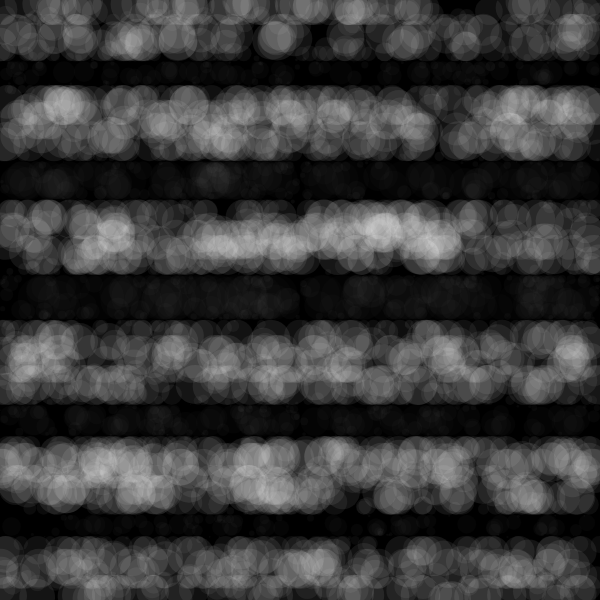
Frame 1 (no input)
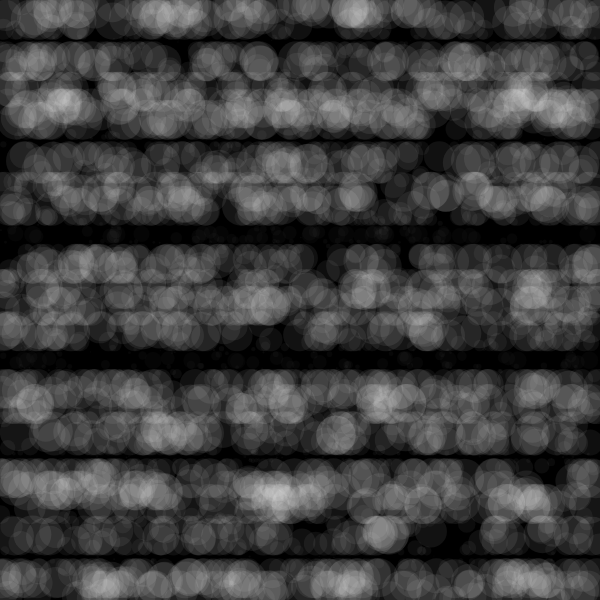
Frame 60 (no input)
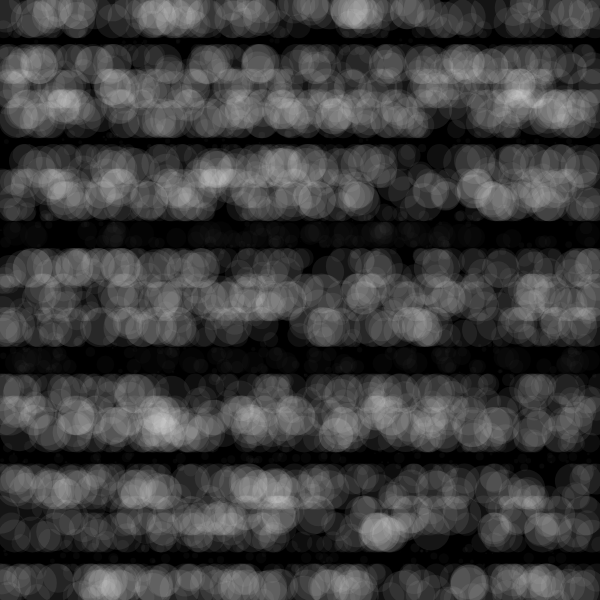
Frame 120 (the mouse pressed at the canvas centre since frame 60)

The p5.js sketch that drew these frames (run headless with seeded random() and noise() and a simulated clock; from frame 60 on, the mouse is pressed at the canvas centre):

// p5.js sketch
// ── sketch.js
//forked from  kyami 

let moverSystems = [];
let num = 10;
let cells, cols, rows;
let offset, margin;
let cellW, cellH;
let bg;
let graphics;


function setup() {
  w = 600;
  var canvas;
    if(windowWidth>=600 && windowHeight >=600){
      canvas = createCanvas(600, 600);
    }
    else{
      canvas = createCanvas(windowWidth, windowHeight - 100);
    }

  var x = (windowWidth - width) / 2;
  var y = (windowHeight - height) / 2;

  canvas.position(x, y);
  background(0);
  noStroke();
}


function draw() {
  let t = frameCount * 0.02;
  randomSeed(3);
  background(0);
  for (let i=0; i < 3000; i++) {
    let x = random(width); let y = random(width);
    let r = width/2 - max(abs(x-width/2),abs(y-width/2));

    for (let j=0; j < 12; j++) {
      let sx = width/2+245*cos(-j*1.2+t);
      let sy = width/2+245*sin(-j*0.52+t);
      let s = 50;
          r = min(r, min(abs(sy-s-y),abs(sy+s-y))-20);
      
    }

    
    r = min(r, abs(width/2-x));
    
    let c = color('#FFF9F9');
    c.setAlpha(8*exp(-r/20.0));
    fill(c);
    ellipse(x,y,r*2, r*2);
  }
}
